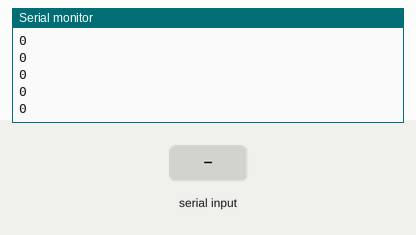
Recording of a sketch running on a simulated Arduino Uno, built with avr-gcc and run on an emulated ATmega328P. On the bench: the last lines printed to the serial monitor. Inputs (shaded band) come from the test bench.

Above: at 1.2 s.
1.3 s: "90,45\n" received over Serial
At 1.7 s:
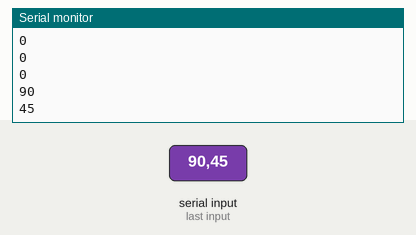
2.8 s: "30,150\n" received over Serial
At 3.8 s:
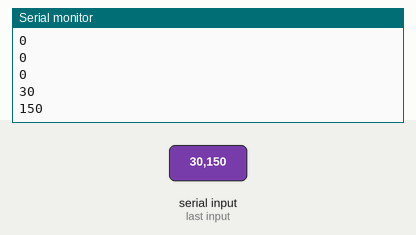
Timing chart, 0 to 5.8 s (numbered marks = the images above; inputs shaded):
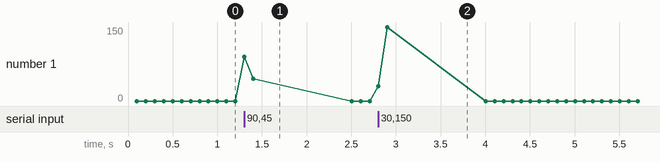

Measured:
- after the input at 1.3 s, the serial monitor: prints a new line at once (image 1)
- after the input at 2.8 s, the serial monitor: prints a new line at once (image 2)

The sketch:

master_slave_i2c.ino
```cpp
#include <Wire.h>

#define NUM_CHARS 4

//I am sending/slave

//char turn[NUM_CHARS];
int turn = 0;

void setup() {
  // put your setup code here, to run once:
  Wire.begin(12);
  Wire.onRequest(requestEvent);

  Serial.begin(9600);
}

void loop() {
  // put your main code here, to run repeatedly:
  delay(100);
//  Serial.readBytes(turn, NUM_CHARS);
  if (Serial.available() > 0) {
      turn = Serial.parseInt();
    }
  Serial.println(turn);
}

void requestEvent() {
//  memset(chars, 0, NUM_CHARS);
  Wire.write(turn);
}
```
